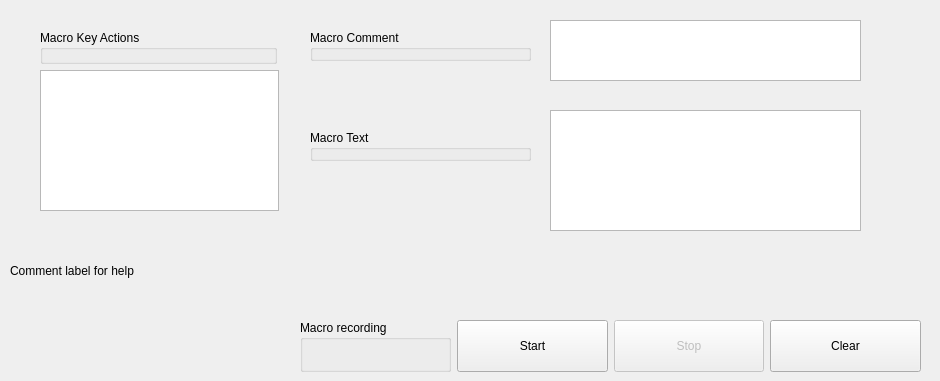
     <widget class="QWidget" name="macroTab">
      <property name="sizePolicy">
       <sizepolicy hsizetype="Expanding" vsizetype="Expanding">
        <horstretch>0</horstretch>
        <verstretch>0</verstretch>
       </sizepolicy>
      </property>
      <attribute name="title">
       <string>Macro</string>
      </attribute>
      <widget class="QWidget" name="layoutWidget1">
       <property name="geometry">
        <rect>
         <x>40</x>
         <y>12</y>
         <width>239</width>
         <height>36</height>
        </rect>
       </property>
       <layout class="QGridLayout" name="gridLayout_8">
        <property name="horizontalSpacing">
         <number>10</number>
        </property>
       </layout>
      </widget>
      <widget class="QPlainTextEdit" name="pteMacroComment">
       <property name="enabled">
        <bool>true</bool>
       </property>
       <property name="geometry">
        <rect>
         <x>550</x>
         <y>20</y>
         <width>311</width>
         <height>61</height>
        </rect>
       </property>
       <property name="focusPolicy">
        <enum>Qt::WheelFocus</enum>
       </property>
       <property name="contextMenuPolicy">
        <enum>Qt::NoContextMenu</enum>
       </property>
       <property name="acceptDrops">
        <bool>true</bool>
       </property>
       <property name="toolTip">
        <string>What is this macro for?</string>
       </property>
       <property name="toolTipDuration">
        <number>1</number>
       </property>
       <property name="inputMethodHints">
        <set>Qt::ImhNone</set>
       </property>
       <property name="verticalScrollBarPolicy">
        <enum>Qt::ScrollBarAlwaysOff</enum>
       </property>
       <property name="tabChangesFocus">
        <bool>true</bool>
       </property>
       <property name="documentTitle">
        <string/>
       </property>
       <property name="undoRedoEnabled">
        <bool>true</bool>
       </property>
       <property name="readOnly">
        <bool>false</bool>
       </property>
       <property name="plainText">
        <string/>
       </property>
       <property name="tabStopWidth">
        <number>1</number>
       </property>
      </widget>
      <widget class="QPlainTextEdit" name="pteMacroText">
       <property name="geometry">
        <rect>
         <x>550</x>
         <y>110</y>
         <width>311</width>
         <height>121</height>
        </rect>
       </property>
       <property name="focusPolicy">
        <enum>Qt::StrongFocus</enum>
       </property>
       <property name="contextMenuPolicy">
        <enum>Qt::NoContextMenu</enum>
       </property>
       <property name="acceptDrops">
        <bool>false</bool>
       </property>
       <property name="inputMethodHints">
        <set>Qt::ImhNoAutoUppercase</set>
       </property>
       <property name="documentTitle">
        <string/>
       </property>
       <property name="undoRedoEnabled">
        <bool>false</bool>
       </property>
       <property name="readOnly">
        <bool>false</bool>
       </property>
       <property name="plainText">
        <string/>
       </property>
       <property name="tabStopWidth">
        <number>1</number>
       </property>
      </widget>
      <widget class="QWidget" name="layoutWidget">
       <property name="geometry">
        <rect>
         <x>310</x>
         <y>30</y>
         <width>221</width>
         <height>131</height>
        </rect>
       </property>
       <layout class="QVBoxLayout" name="verticalLayout_2">
        <property name="sizeConstraint">
         <enum>QLayout::SetDefaultConstraint</enum>
        </property>
        <item>
         <widget class="QGroupBox" name="groupBox_3">
          <property name="sizePolicy">
           <sizepolicy hsizetype="Expanding" vsizetype="Fixed">
            <horstretch>0</horstretch>
            <verstretch>0</verstretch>
           </sizepolicy>
          </property>
          <property name="title">
           <string>Macro Comment</string>
          </property>
         </widget>
        </item>
        <item>
         <spacer name="verticalSpacer_9">
          <property name="orientation">
           <enum>Qt::Vertical</enum>
          </property>
          <property name="sizeHint" stdset="0">
           <size>
            <width>20</width>
            <height>40</height>
           </size>
          </property>
         </spacer>
        </item>
        <item>
         <widget class="QGroupBox" name="groupBox_4">
          <property name="sizePolicy">
           <sizepolicy hsizetype="Expanding" vsizetype="Fixed">
            <horstretch>0</horstretch>
            <verstretch>0</verstretch>
           </sizepolicy>
          </property>
          <property name="title">
           <string>Macro Text</string>
          </property>
         </widget>
        </item>
       </layout>
      </widget>
      <widget class="QWidget" name="layoutWidget_2">
       <property name="geometry">
        <rect>
         <x>300</x>
         <y>320</y>
         <width>621</width>
         <height>52</height>
        </rect>
       </property>
       <layout class="QGridLayout" name="gridLayout_10">
        <item row="0" column="0">
         <widget class="QGroupBox" name="groupBox">
          <property name="sizePolicy">
           <sizepolicy hsizetype="MinimumExpanding" vsizetype="MinimumExpanding">
            <horstretch>0</horstretch>
            <verstretch>0</verstretch>
           </sizepolicy>
          </property>
          <property name="title">
           <string>Macro recording</string>
          </property>
         </widget>
        </item>
        <item row="0" column="2">
         <widget class="QPushButton" name="btnStopMacro">
          <property name="enabled">
           <bool>false</bool>
          </property>
          <property name="sizePolicy">
           <sizepolicy hsizetype="MinimumExpanding" vsizetype="MinimumExpanding">
            <horstretch>0</horstretch>
            <verstretch>0</verstretch>
           </sizepolicy>
          </property>
          <property name="text">
           <string>Stop</string>
          </property>
         </widget>
        </item>
        <item row="0" column="1">
         <widget class="QPushButton" name="btnStartMacro">
          <property name="sizePolicy">
           <sizepolicy hsizetype="MinimumExpanding" vsizetype="MinimumExpanding">
            <horstretch>0</horstretch>
            <verstretch>0</verstretch>
           </sizepolicy>
          </property>
          <property name="text">
           <string>Start</string>
          </property>
         </widget>
        </item>
        <item row="0" column="3">
         <widget class="QPushButton" name="btnClearMacro">
          <property name="sizePolicy">
           <sizepolicy hsizetype="MinimumExpanding" vsizetype="MinimumExpanding">
            <horstretch>0</horstretch>
            <verstretch>0</verstretch>
           </sizepolicy>
          </property>
          <property name="text">
           <string>Clear</string>
          </property>
         </widget>
        </item>
       </layout>
      </widget>
      <widget class="QLabel" name="lbl_macro">
       <property name="geometry">
        <rect>
         <x>10</x>
         <y>250</y>
         <width>921</width>
         <height>41</height>
        </rect>
       </property>
       <property name="sizePolicy">
        <sizepolicy hsizetype="MinimumExpanding" vsizetype="Minimum">
         <horstretch>0</horstretch>
         <verstretch>0</verstretch>
        </sizepolicy>
       </property>
       <property name="text">
        <string>Comment label for help</string>
       </property>
      </widget>
      <widget class="QPlainTextEdit" name="pteMacroBox">
       <property name="geometry">
        <rect>
         <x>40</x>
         <y>70</y>
         <width>239</width>
         <height>141</height>
        </rect>
       </property>
       <property name="focusPolicy">
        <enum>Qt::WheelFocus</enum>
       </property>
       <property name="tabChangesFocus">
        <bool>true</bool>
       </property>
      </widget>
      <widget class="QGroupBox" name="groupBox_2">
       <property name="geometry">
        <rect>
         <x>40</x>
         <y>30</y>
         <width>237</width>
         <height>34</height>
        </rect>
       </property>
       <property name="sizePolicy">
        <sizepolicy hsizetype="Expanding" vsizetype="Expanding">
         <horstretch>0</horstretch>
         <verstretch>0</verstretch>
        </sizepolicy>
       </property>
       <property name="title">
        <string>Macro Key Actions</string>
       </property>
      </widget>
      <zorder>pteMacroComment</zorder>
      <zorder>layoutWidget1</zorder>
      <zorder>layoutWidget</zorder>
      <zorder>pteMacroText</zorder>
      <zorder>layoutWidget_2</zorder>
      <zorder>lbl_macro</zorder>
      <zorder>pteMacroBox</zorder>
      <zorder>groupBox_2</zorder>
     </widget>
